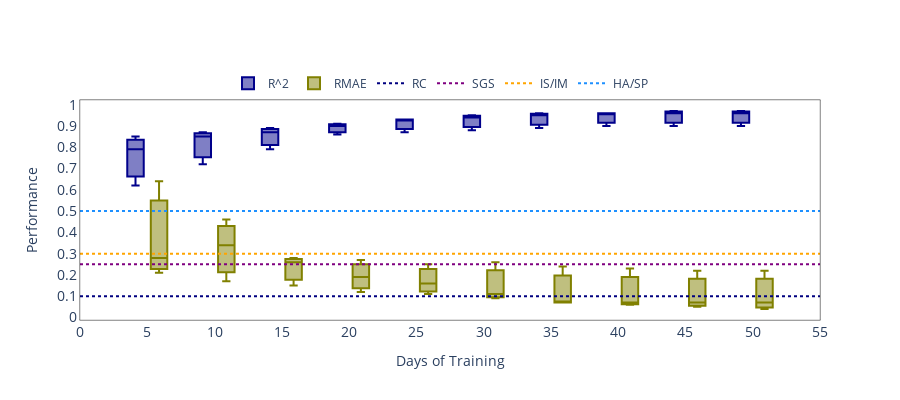

The notebook cell saved with this chart:
### Code cell
import chart_studio
fig = go.Figure() 
a = np.array([1, 2, 3, 4, 5])
b = np.array([1, 3, 2, 3, 1])
# Defining x axis
x = x
fig.add_trace(go.Box(
  
    # defining y axis in corresponding
    # to x-axis
    y=RF_P,
    x=x,
    name='R^2',
    marker_color='darkblue',
    showlegend=True
   
))
#fig.add_trace(go.Box(
   # y=ANN_P,
   #x=x,
    #name='XGBoost(R^2)',
    #marker_color='hotpink',
    #showlegend=True

#))

fig.add_trace(go.Box(
  
    #defining y axis in corresponding
   # to x-axis
    y=RF_R,
    x=x,
    name='RMAE',
    marker_color='olive',
    showlegend=True
   
))
#fig.add_trace(go.Box(
   #y=ANN_R,
    #x=x,
    #name='XGBoost(NMAE)',
    #marker_color='orangered',
    #showlegend=True

#))
fig.add_trace(go.Scatter(x=X,
                y=Reg, 
                name="RC",
                mode = 'lines',
                #marker_color='dodgerblue',
                line = dict(shape = 'linear',width = 2, color = 'navy', dash = 'dot'),
                connectgaps = True,
                showlegend=True
                        ))
fig.add_trace(go.Scatter(x=X,
                y=Spatial, 
                name="SGS",
                mode = 'lines',
                #marker_color='dodgerblue',
                line = dict(shape = 'linear',width = 2, color = 'purple', dash = 'dot'),
                connectgaps = True,
                showlegend=True
                    
                        ))
fig.add_trace(go.Scatter(x=X,
                y=Intervention, 
                name="IS/IM",
                mode = 'lines',
                #marker_color='dodgerblue',
                line = dict(shape = 'linear',width = 2, color = 'orange', dash = 'dot'),
                connectgaps = True,
                showlegend=True
                
                        ))
fig.add_trace(go.Scatter(x=X,
                y=Hs_and_sp, 
                name="HA/SP",
                    
                mode = 'lines',
                #marker_color='dodgerblue',
                line = dict(shape = 'linear',width = 2, color = 'dodgerblue', dash = 'dot'),
                connectgaps = True,
                showlegend=True
               
                        ))

  
fig.update_layout(autosize=True,
                 #title={'text': "<b>CO Monthly Calibration Scheme </b>",
        #'y':0.84,
        #'x':0.4,
        #'xanchor': 'center',
        #'yanchor': 'top'}, 
    #width=1600,
    height=400,
                  
  legend=dict( yanchor="bottom",
    y=1.01,
    x=0.2,
    orientation="h"
),
    # group together boxes of the different
    # traces for each value of x
    boxmode='group',
                  plot_bgcolor='rgba(0,0,0,0)'
)

fig.update_xaxes(title_text="Days of Training",tickfont = dict(size=14),linewidth=0.5, linecolor='black',tick0 = 5,
        dtick = 5,
                 mirror=True)
fig.update_yaxes(title_text="Performance",tickfont = dict(size=14),linewidth=0.5, linecolor='black',tick0 = 0.1,
        dtick = 0.1,
                 mirror=True)
fig.show()
#chart_studio.plotly.sign_in('vinylango', 'gybbJVWfRSUoTcRRSa6J')
#chart_studio.plotly.image.save_as(fig, filename='models_boxplot.png')
#Image('models_boxplot.png')

### Figure 1 — Plotly figure (JSON) as saved in the notebook; plotly's stock layout.template omitted (floating-point values rounded to 4 significant figures)
{"data": [{"marker": {"color": "darkblue"}, "name": "R^2", "showlegend": true, "type": "box", "x": ["5", "5", "5", "10", "10", "10", "15", "15", "15", "20", "20", "20", "25", "25", "25", "30", "30", "30", "35", "35", "35", "40", "40", "40", "45", "45", "45", "50", "50", "50"], "y": [0.85, 0.79, 0.62, 0.85, 0.87, 0.72, 0.87, 0.89, 0.79, 0.86, 0.91, 0.9, 0.87, 0.93, 0.93, 0.88, 0.94, 0.95, 0.89, 0.95, 0.96, 0.9, 0.96, 0.96, 0.9, 0.97, 0.96, 0.9, 0.97, 0.96]}, {"marker": {"color": "olive"}, "name": "RMAE", "showlegend": true, "type": "box", "x": ["5", "5", "5", "10", "10", "10", "15", "15", "15", "20", "20", "20", "25", "25", "25", "30", "30", "30", "35", "35", "35", "40", "40", "40", "45", "45", "45", "50", "50", "50"], "y": [0.28, 0.21, 0.64, 0.34, 0.17, 0.46, 0.26, 0.15, 0.28, 0.27, 0.12, 0.19, 0.25, 0.11, 0.16, 0.26, 0.09, 0.11, 0.24, 0.07, 0.07, 0.23, 0.06, 0.07, 0.22, 0.05, 0.07, 0.22, 0.04, 0.07]}, {"connectgaps": true, "line": {"color": "navy", "dash": "dot", "shape": "linear", "width": 2}, "mode": "lines", "name": "RC", "showlegend": true, "type": "scatter", "x": ["0", "0", "0", "5", "5", "5", "10", "10", "10", "15", "15", "15", "20", "20", "20", "25", "25", "25", "30", "30", "30", "35", "35", "35", "40", "40", "40", "45", "45", "45", "50", "50", "50", "55", "55", "55"], "y": [0.1, 0.1, 0.1, 0.1, 0.1, 0.1, 0.1, 0.1, 0.1, 0.1, 0.1, 0.1, 0.1, 0.1, 0.1, 0.1, 0.1, 0.1, 0.1, 0.1, 0.1, 0.1, 0.1, 0.1, 0.1, 0.1, 0.1, 0.1, 0.1, 0.1, 0.1, 0.1, 0.1, 0.1, 0.1, 0.1]}, {"connectgaps": true, "line": {"color": "purple", "dash": "dot", "shape": "linear", "width": 2}, "mode": "lines", "name": "SGS", "showlegend": true, "type": "scatter", "x": ["0", "0", "0", "5", "5", "5", "10", "10", "10", "15", "15", "15", "20", "20", "20", "25", "25", "25", "30", "30", "30", "35", "35", "35", "40", "40", "40", "45", "45", "45", "50", "50", "50", "55", "55", "55"], "y": [0.25, 0.25, 0.25, 0.25, 0.25, 0.25, 0.25, 0.25, 0.25, 0.25, 0.25, 0.25, 0.25, 0.25, 0.25, 0.25, 0.25, 0.25, 0.25, 0.25, 0.25, 0.25, 0.25, 0.25, 0.25, 0.25, 0.25, 0.25, 0.25, 0.25, 0.25, 0.25, 0.25, 0.25, 0.25, 0.25]}, {"connectgaps": true, "line": {"color": "orange", "dash": "dot", "shape": "linear", "width": 2}, "mode": "lines", "name": "IS/IM", "showlegend": true, "type": "scatter", "x": ["0", "0", "0", "5", "5", "5", "10", "10", "10", "15", "15", "15", "20", "20", "20", "25", "25", "25", "30", "30", "30", "35", "35", "35", "40", "40", "40", "45", "45", "45", "50", "50", "50", "55", "55", "55"], "y": [0.3, 0.3, 0.3, 0.3, 0.3, 0.3, 0.3, 0.3, 0.3, 0.3, 0.3, 0.3, 0.3, 0.3, 0.3, 0.3, 0.3, 0.3, 0.3, 0.3, 0.3, 0.3, 0.3, 0.3, 0.3, 0.3, 0.3, 0.3, 0.3, 0.3, 0.3, 0.3, 0.3, 0.3, 0.3, 0.3]}, {"connectgaps": true, "line": {"color": "dodgerblue", "dash": "dot", "shape": "linear", "width": 2}, "mode": "lines", "name": "HA/SP", "showlegend": true, "type": "scatter", "x": ["0", "0", "0", "5", "5", "5", "10", "10", "10", "15", "15", "15", "20", "20", "20", "25", "25", "25", "30", "30", "30", "35", "35", "35", "40", "40", "40", "45", "45", "45", "50", "50", "50", "55", "55", "55"], "y": [0.5, 0.5, 0.5, 0.5, 0.5, 0.5, 0.5, 0.5, 0.5, 0.5, 0.5, 0.5, 0.5, 0.5, 0.5, 0.5, 0.5, 0.5, 0.5, 0.5, 0.5, 0.5, 0.5, 0.5, 0.5, 0.5, 0.5, 0.5, 0.5, 0.5, 0.5, 0.5, 0.5, 0.5, 0.5, 0.5]}], "layout": {"autosize": true, "boxmode": "group", "height": 400, "legend": {"orientation": "h", "x": 0.2, "y": 1.01, "yanchor": "bottom"}, "plot_bgcolor": "rgba(0,0,0,0)", "xaxis": {"dtick": 5, "linecolor": "black", "linewidth": 0.5, "mirror": true, "tick0": 5, "tickfont": {"size": 14}, "title": {"text": "Days of Training"}}, "yaxis": {"dtick": 0.1, "linecolor": "black", "linewidth": 0.5, "mirror": true, "tick0": 0.1, "tickfont": {"size": 14}, "title": {"text": "Performance"}}}}
